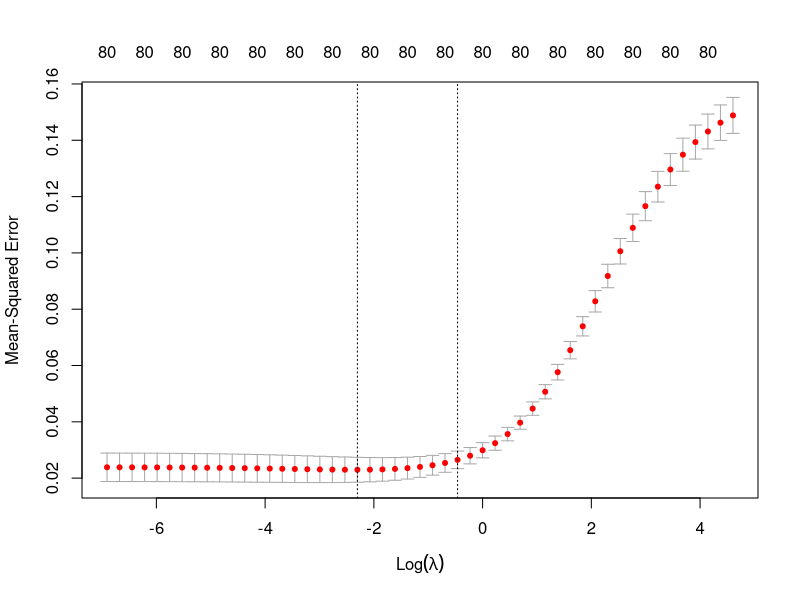
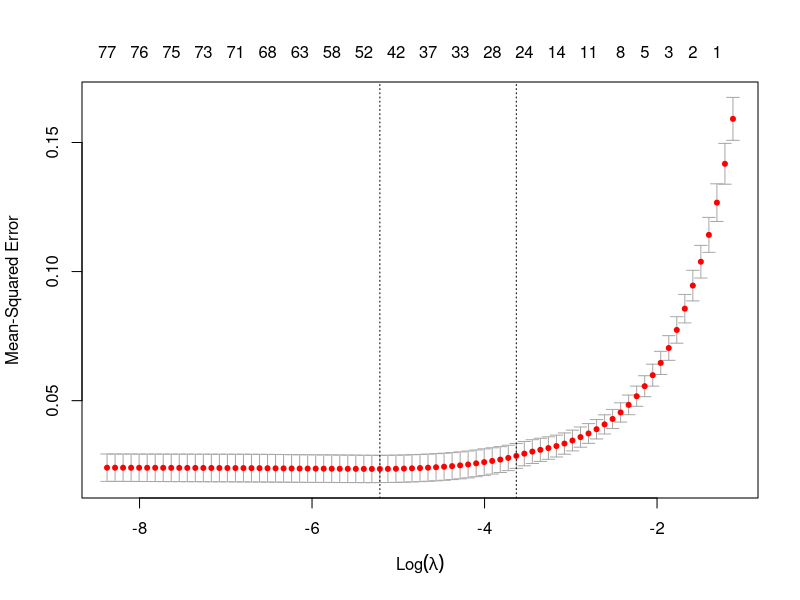

Reproduce these figures in R, in order.
## ---- chunk 1
knitr::opts_chunk$set(echo = TRUE)
## ---- chunk 2
train <- read.csv("train_cleaned.csv", header = TRUE)
test <- read.csv("test_cleaned.csv", header = TRUE)
## ---- chunk 3

library(glmnet)
set.seed(123)
train.x <- train[,names(train) != "SalePrice"]
x <- data.matrix(train.x)
y <- log(train$SalePrice)
lambdas <- 10^seq(2, -3, by = -.1)

## Fit a ridge regression model
fit.ridge <- glmnet(x,y,alpha = 0,family = 'gaussian',lambda = lambdas)
## plot the CV error versus regularization parameters lambdas
cv.ridge <- cv.glmnet(x, y, alpha = 0, nfold = 20, lambda = lambdas)
plot(cv.ridge)

cv.ridge

# Print the coefficients best model
coef(fit.ridge,s=cv.ridge$lambda.min)

## Make prediction
pred.ridge <- as.vector(predict(
fit.ridge,
s = cv.ridge$lambda.min,
newx = data.matrix(test)
))



## ---- chunk 4

## Fit a Lasso model
fit.lasso <- cv.glmnet(x, y, alpha = 1)
cv.lasso <- cv.glmnet(x, y, alpha = 1, nfolds = 20)

## Visualize model
plot(cv.lasso)

cv.lasso

# the coefficients of the bes model with the lowest CV error
coef(fit.lasso, s= cv.lasso$lambda.min)

## Make prediction
pred.lasso <- as.vector(predict(
fit.lasso,
s = cv.lasso$lambda.min,
newx = data.matrix(test)
))


